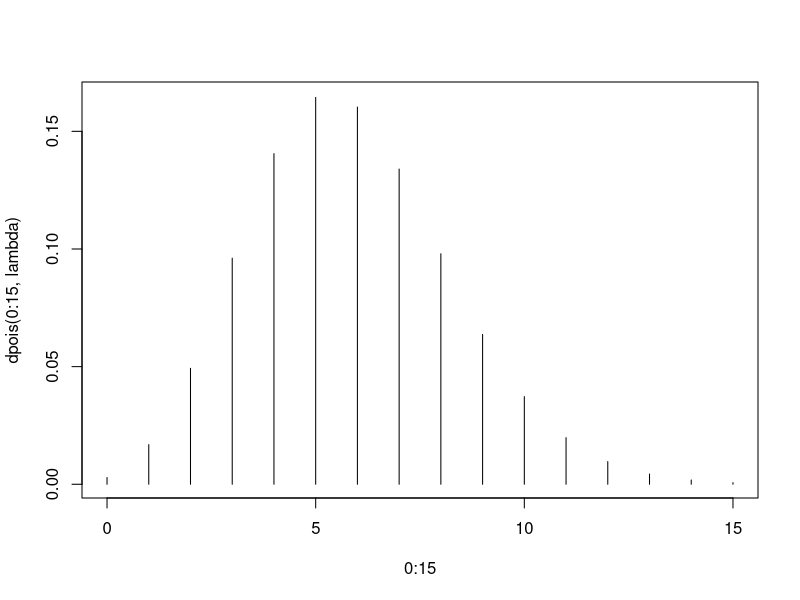

R code for this plot:
# Un de cada milió de sectors
# El proveidor de discs durs de l'any passat comercialitza ara un model de {tamany = 325} GB, i estem analitzant si ens convé. Aquest fabricant ha fet proves per quantificar l'aparició de sectors defectuosos, que no sol ser un problema mentre sigui un nombre petit, i ha determinat que la probabilitat que no s'observi cap defecte en un disc tipus de 100 GB durant un any de funcionament és {prob = 0.1653}.
tamany = 325;
prob = 0.1653;

# Pregunta 1: Una d'aquestes distribucions correspon al nombre de sectors defectuosos d'un disc de 325 GB en un any (es mostren els valors corresponents al 99% central). Selecciona la distribució correcta (1, 2 o 3).
lambda = -log(prob)*tamany/100;
plot(0:15, dpois(0:15, lambda), type = "h");

# Pregunta 2: Quin seria el nombre esperat de defectes en el disc que es comercialitza, per a un hipotètic periode de {anys = 4} anys i {mesos = 6} mesos d'activitat?
anys = 4; mesos = 6;
temps = anys + mesos/12;
pregunta2 <-  lambda*temps;
pregunta2;

# Pregunta 3: Segurament és preferible tenir una mesura de quin és el risc en una situació més extrema. Per exemple, saber quin és el màxim nombre previst de sectors defectuosos, amb un error del {error = 5%}, per discos amb {anys = 4} anys i {mesos = 6} mesos d'antiguitat. Respon amb un nombre enter, arrodonit per excés.
error = 0.05;
temps = anys + mesos/12;
pregunta3 <- ceiling(qnorm(1-error, lambda*temps, sqrt(lambda*temps)));
pregunta3;

# Pregunta 4: La garantia dels discs estableix que es reemplaçaran de franc, i per un únic cop, els discos avariats dins del període de garantia, entenent-se per avariat un disc amb més de 'n' sectors defectuosos. Calculeu quin ha de ser el valor de 'n' per tal que, en promig, només calgui substituir, com a màxim, un 1% dels discos al llarg d'un període de garantia de {anys = 3} anys.
anys = 3;
pregunta4 <- ceiling(qnorm(0.99, lambda*anys, sqrt(lambda*anys)));
pregunta4;

# Pregunta 5: En lloc d'una garantia de {anys1 = 3} anys, s'ofereix una alternativa: {anys2 = 2.5} anys, tenint en compte que s'enten com a disc avariat si presenta {n = 21} sectors defectuosos com a mínim. Si un client agafa aquest garantia,
    # quina és la probabilitat que li hagin de reemplaçar el disc?
    # És preferible aquesta garantia, des del punt de vista del client?
anys1 = 3; anys2 = 2.5;
n = 21;
p1 <- pnorm(n, lambda*anys1, sqrt(lambda*anys1));
p2 <- pnorm(n, lambda*anys2, sqrt(lambda*anys2));
millor = "S";
if (p1 >= p2) millor = "N";
print(paste(1 - p2, millor));

# Pregunta 6: Calculeu el valor esperat del cost per substitució en garantia per disc venut, si el període de garantia és de {anys = 3} anys, 'n' = {n = 24} i el cost d'un disc és de {preu = 1542} euros.
anys = 3;
n = 24;
preu = 1542;
pregunta6 <- preu * (1 - pnorm(n, lambda*anys, sqrt(lambda*anys)));
pregunta6;
